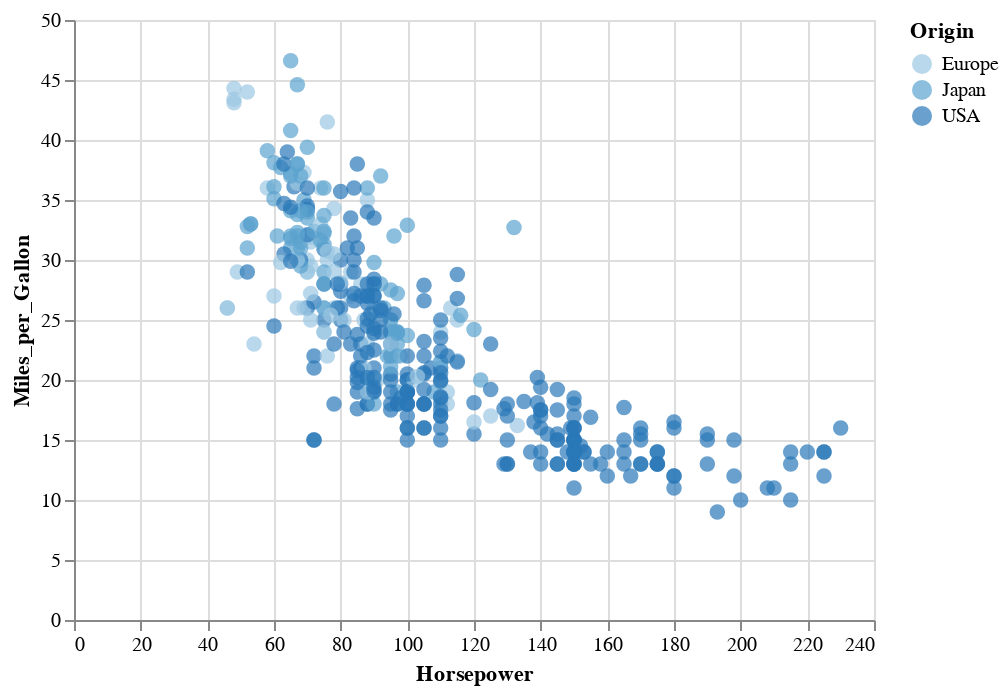

This figure's notebook cell:
### Code cell
alt.Chart(cars).mark_circle(size=60).encode(
    x='Horsepower:Q',
    y='Miles_per_Gallon:Q',
    color='Origin:O',
    tooltip=['Name', 'Origin', 'Horsepower', 'Miles_per_Gallon']
).interactive()

### Figure 1 — Vega-Lite specification as saved in the notebook (floating-point values rounded to 4 significant figures; data arrays with more than 128 entries replaced by an {"elided": "..."} marker saying what was removed)
{"$schema": "https://vega.github.io/schema/vega-lite/v2.4.3.json", "config": {"view": {"height": 300, "width": 400}}, "data": {"values": {"elided": "406 records"}}, "encoding": {"color": {"field": "Origin", "type": "ordinal"}, "tooltip": [{"field": "Name", "type": "nominal"}, {"field": "Origin", "type": "nominal"}, {"field": "Horsepower", "type": "quantitative"}, {"field": "Miles_per_Gallon", "type": "quantitative"}], "x": {"field": "Horsepower", "type": "quantitative"}, "y": {"field": "Miles_per_Gallon", "type": "quantitative"}}, "mark": {"size": 60, "type": "circle"}, "selection": {"selector001": {"bind": "scales", "encodings": ["x", "y"], "mark": {"fill": "#333", "fillOpacity": 0.125, "stroke": "white"}, "on": "[mousedown, window:mouseup] > window:mousemove!", "resolve": "global", "translate": "[mousedown, window:mouseup] > window:mousemove!", "type": "interval", "zoom": "wheel!"}}}
